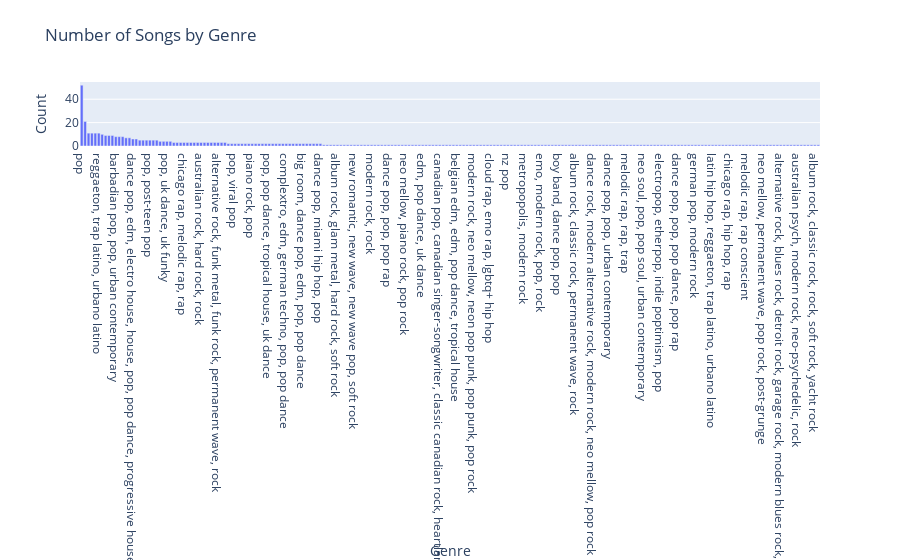

The notebook cell this image was saved under:
### Code cell
genreCount = testTracksDF['Genre'].value_counts().reset_index()
genreCount.columns = ['Genre', 'Count']

fig = px.bar(genreCount, x='Genre', y='Count', title = 'Number of Songs by Genre')
fig.show()

### Figure 1 — Plotly figure (JSON) as saved in the notebook; plotly's stock layout.template omitted (floating-point values rounded to 4 significant figures; data arrays with more than 128 entries replaced by an {"elided": "..."} marker saying what was removed)
{"data": [{"alignmentgroup": "True", "hovertemplate": "Genre=%{x}<br>Count=%{y}<extra></extra>", "legendgroup": "", "marker": {"color": "#636efa", "pattern": {"shape": ""}}, "name": "", "offsetgroup": "", "orientation": "v", "showlegend": false, "textposition": "auto", "type": "bar", "x": {"elided": "217 str values"}, "xaxis": "x", "y": {"elided": "217 int values"}, "yaxis": "y"}], "layout": {"barmode": "relative", "legend": {"tracegroupgap": 0}, "title": {"text": "Number of Songs by Genre"}, "xaxis": {"anchor": "y", "domain": [0, 1], "title": {"text": "Genre"}}, "yaxis": {"anchor": "x", "domain": [0, 1], "title": {"text": "Count"}}}}
